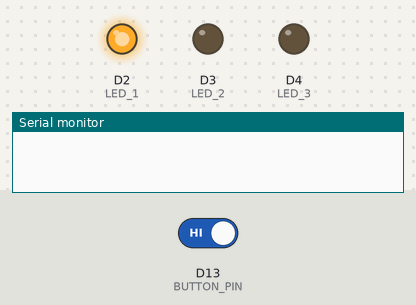
The program below on a simulated Arduino Uno R4 Minima. Shown: output pins drawn as LEDs (lit = HIGH), the last lines printed to the serial monitor. The inputs (shaded band) are chosen by the test bench; at power-on: D13 (BUTTON_PIN) HIGH. Random numbers use the default seed unless the program sets one.

Above: at 0.1 s.
At 7.8 s:
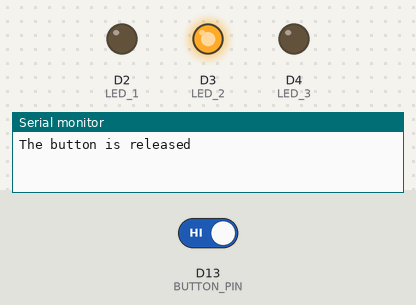
7.9 s: D13 (BUTTON_PIN) driven LOW
At 16.4 s:
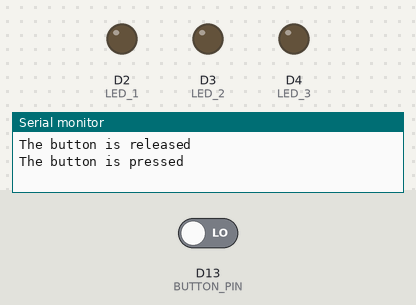
Timing chart, 0 to 21.5 s (numbered marks = the images above; inputs shaded):
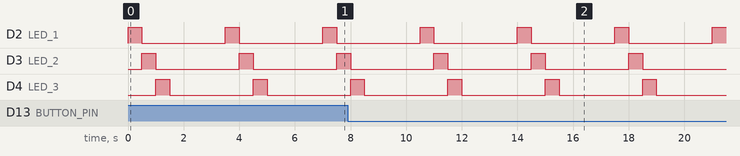

The program:

main.cpp
```cpp
#include "Arduino.h"

/*
! For Bright/Fade, make sure LED's are plugged into PWM pins
*/

class LED
{
  public:
    LED(int ledPin);
    void On();
    void Off();

  private:
    int ledPin;
};

LED::LED(int pin) : ledPin(pin) {}

void LED::On() { digitalWrite(ledPin, HIGH); }

void LED::Off() { digitalWrite(ledPin, LOW); }

void roll_die();

// define LED pins
#define LED_1 2
#define LED_2 3
#define LED_3 4
#define LED_4 7
#define LED_5 8
#define LED_6 10
#define LED_7 12

// define Button
#define BUTTON_PIN 13
// Handle button with debounce
#define DEBOUNCE_TIME 50 // Debounce time, increase if output flickers
int last_steady_state = LOW;        // the previous steady state from the input pin
int last_flickerable_state = LOW;   // the previous flickerable state from the input pin
int current_state;                  // the current reading from the input pin
unsigned long last_debounce_time = 0; // the last time the output pin was toggled


// Create LED Objects
LED L1(LED_1);
LED L2(LED_2);
LED L3(LED_3);
LED L4(LED_4);
LED L5(LED_5);
LED L6(LED_6);
LED L7(LED_7);  // middle green LED

void setup()
{
  // initialize serial communication at 9600 bps
  Serial.begin(9600);
  // initialize LED digital pins as an output.
  pinMode(LED_1, OUTPUT);
  pinMode(LED_2, OUTPUT);
  pinMode(LED_3, OUTPUT);
  // initialize the pushbutton pin as a pull-up input
  pinMode(BUTTON_PIN, INPUT_PULLUP);
}

void loop()
{
   // read the state of the switch/button:
  current_state = digitalRead(BUTTON_PIN);

  // If the switch/button changed, due to noise or pressing:
  if (current_state != last_flickerable_state)
  {
    // reset the debouncing timer
    last_debounce_time = millis();
    // save the the last flickerable state
    last_flickerable_state = current_state;
  }

  if ((millis() - last_debounce_time) > DEBOUNCE_TIME)
  {
    // if the button state has changed:
    if (last_steady_state == HIGH && current_state == LOW)
    {
      Serial.println("The button is pressed");
    }
    else if (last_steady_state == LOW && current_state == HIGH)
      Serial.println("The button is released");
    // save the the last steady state
    last_steady_state = current_state;
  }
  L1.On();
  delay(500);
  L1.Off();
  L2.On();
  delay(500);
  L2.Off();
  L3.On();
  delay(500);
  L3.Off();
  L4.On();
  delay(500);
  L4.Off();
  L5.On();
  delay(500);
  L5.Off();
  L6.On();
  delay(500);
  L6.Off();
  L7.On();
  delay(500);
  L7.Off();
}

void roll_die()
{
  int i = random(1, 6);
}
```

Measured:
- by itself, D2 (LED_1), D3 (LED_2), D4 (LED_3): alternates HIGH for 0.50 s and LOW for 3.0 s
